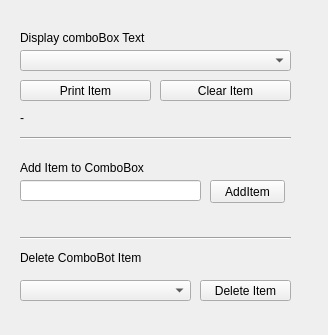
<?xml version="1.0" encoding="UTF-8"?>
<ui version="4.0">
 <class>Form</class>
 <widget class="QWidget" name="Form">
  <property name="geometry">
   <rect>
    <x>0</x>
    <y>0</y>
    <width>328</width>
    <height>335</height>
   </rect>
  </property>
  <property name="windowTitle">
   <string>Form</string>
  </property>
  <widget class="QComboBox" name="comboBox">
   <property name="geometry">
    <rect>
     <x>20</x>
     <y>50</y>
     <width>271</width>
     <height>21</height>
    </rect>
   </property>
  </widget>
  <widget class="QComboBox" name="comboBox_2">
   <property name="geometry">
    <rect>
     <x>20</x>
     <y>280</y>
     <width>171</width>
     <height>21</height>
    </rect>
   </property>
  </widget>
  <widget class="QPushButton" name="btn_printItem">
   <property name="geometry">
    <rect>
     <x>20</x>
     <y>80</y>
     <width>131</width>
     <height>21</height>
    </rect>
   </property>
   <property name="text">
    <string>Print Item</string>
   </property>
  </widget>
  <widget class="QPushButton" name="btn_clearItem">
   <property name="geometry">
    <rect>
     <x>160</x>
     <y>80</y>
     <width>131</width>
     <height>21</height>
    </rect>
   </property>
   <property name="text">
    <string>Clear Item</string>
   </property>
  </widget>
  <widget class="QLineEdit" name="lineedit_addItem">
   <property name="geometry">
    <rect>
     <x>20</x>
     <y>180</y>
     <width>181</width>
     <height>21</height>
    </rect>
   </property>
  </widget>
  <widget class="QPushButton" name="btn_addItem">
   <property name="geometry">
    <rect>
     <x>210</x>
     <y>180</y>
     <width>75</width>
     <height>23</height>
    </rect>
   </property>
   <property name="text">
    <string>AddItem</string>
   </property>
  </widget>
  <widget class="QLabel" name="label">
   <property name="geometry">
    <rect>
     <x>20</x>
     <y>30</y>
     <width>151</width>
     <height>16</height>
    </rect>
   </property>
   <property name="text">
    <string>Display comboBox Text</string>
   </property>
  </widget>
  <widget class="QLabel" name="label_2">
   <property name="geometry">
    <rect>
     <x>20</x>
     <y>160</y>
     <width>151</width>
     <height>16</height>
    </rect>
   </property>
   <property name="text">
    <string>Add Item to ComboBox</string>
   </property>
  </widget>
  <widget class="Line" name="line">
   <property name="geometry">
    <rect>
     <x>20</x>
     <y>130</y>
     <width>271</width>
     <height>16</height>
    </rect>
   </property>
   <property name="orientation">
    <enum>Qt::Horizontal</enum>
   </property>
  </widget>
  <widget class="Line" name="line_2">
   <property name="geometry">
    <rect>
     <x>20</x>
     <y>230</y>
     <width>271</width>
     <height>16</height>
    </rect>
   </property>
   <property name="orientation">
    <enum>Qt::Horizontal</enum>
   </property>
  </widget>
  <widget class="QLabel" name="label_3">
   <property name="geometry">
    <rect>
     <x>20</x>
     <y>250</y>
     <width>151</width>
     <height>16</height>
    </rect>
   </property>
   <property name="text">
    <string>Delete ComboBot Item</string>
   </property>
  </widget>
  <widget class="QPushButton" name="btn_deleteItem">
   <property name="geometry">
    <rect>
     <x>200</x>
     <y>280</y>
     <width>91</width>
     <height>21</height>
    </rect>
   </property>
   <property name="text">
    <string>Delete Item</string>
   </property>
  </widget>
  <widget class="QLabel" name="lbl_display">
   <property name="geometry">
    <rect>
     <x>20</x>
     <y>110</y>
     <width>151</width>
     <height>16</height>
    </rect>
   </property>
   <property name="text">
    <string>-</string>
   </property>
  </widget>
 </widget>
 <resources/>
 <connections/>
</ui>
